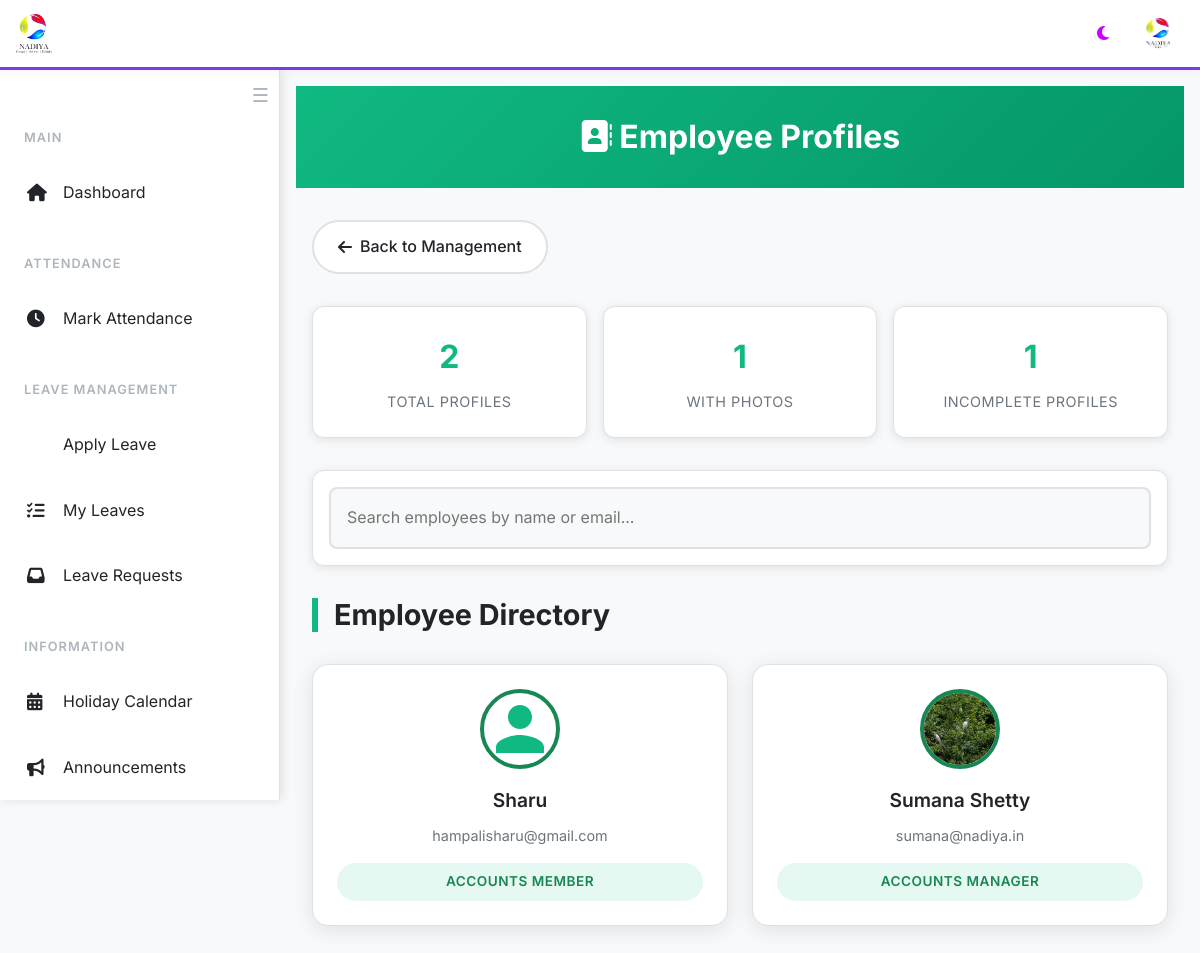
Page /create_user (signed in) on the committed database.
### website/models.py (models this page shows, shortened)
class User(db.Model, UserMixin):
    id = db.Column(db.Integer, primary_key=True)
    first_name = db.Column(db.String(150))
    last_name = db.Column(db.String(150))
    email = db.Column(db.String(150), unique=True, nullable=False)
    password = db.Column(db.String(512), nullable=False)
    earned =  db.Column(db.Float, default=0)
    medic = db.Column(db.Float, default=0)
    pay =  db.Column(db.Float, default=0)
    role = db.Column(db.String(150))
    probation = db.Column(db.Boolean, default = 0)
    photo = db.Column(db.String(150))
    documents = db.relationship('Document', backref='user', lazy=True)
    reset_token = db.Column(db.String(36), nullable=True)
    attendances = db.relationship('Attendance', backref='user', lazy=True)

### website/views.py (the view)
@views.route('/create_user', methods=['GET', 'POST'])
@login_required
def create_user():
    users = User.query.all()
    return render_template('create_user.html', users=users)

### website/templates/create_user.html (shortened to what this page needs)
{% extends "base.html" %}
{% block content %}
<div class="page-header">
    <div class="container">
        <h1><i class="fas fa-address-book"></i> Employee Profiles</h1>
    </div>
</div>
<div class="container">
    <a href="/misc-category" class="back-btn">
        <i class="fas fa-arrow-left"></i> Back to Management
    </a>
    {% if users %}
        <div class="stats-grid">
            <div class="stat-card">
                <div class="stat-number">{{ users|length }}</div>
                <div class="stat-label">Total Profiles</div>
            </div>
            <div class="stat-card">
                <div class="stat-number">{{ users|selectattr('photo')|list|length }}</div>
                <div class="stat-label">With Photos</div>
            </div>
            <div class="stat-card">
                <div class="stat-number">{{ users|length - users|selectattr('photo')|list|length }}</div>
                <div class="stat-label">Incomplete Profiles</div>
            </div>
        </div>
        <div class="search-container">
            <input type="text" class="search-input" id="searchInput" placeholder="Search employees by name or email...">
        </div>
        <div class="profiles-container">
            <h2 class="profiles-title">Employee Directory</h2>
            <div class="profiles-grid" id="profilesGrid">
                {% for user in users %}
                <div class="profile-card" data-name="{{ user.first_name.lower() }}" data-email="{{ user.email.lower() }}">
                    {% if user.photo %}
                        <img src="{{ url_for('views.uploaded_file', setname='photos', filename=user.photo) }}"
                             alt="Profile Photo" class="profile-avatar">
                    {% else %}
                        <img
                             alt="Default Avatar" class="profile-avatar">
                    {% endif %}
                    <a href="{{ url_for('views.profile', user_id=user.id) }}" class="profile-name">
                        {{ user.first_name.title() }}
                    </a>
                    <div class="profile-email">{{ user.email }}</div>
                    {% if user.role %}
                        <div class="profile-role">{{ user.role.replace('_', ' ').title() }}</div>
                    {% endif %}
                </div>
                {% endfor %}
            </div>
        </div>
    {% else %}
        <div class="no-profiles">
            <i class="fas fa-users-slash"></i>
            <p>No employee profiles found.</p>
        </div>
    {% endif %}
</div>
{% endblock %}

### website/templates/base.html (style rules this page uses)
:root { --bg-primary: #ffffff; --bg-secondary: #f8f9fa; --bg-tertiary: #e9ecef; --text-primary: #212529; --text-secondary: #6c757d; --text-muted: #adb5bd; --border-color: #dee2e6; --shadow: rgba(0, 0, 0, 0.1); --accent-primary: #0d6efd; --accent-secondary: #6f42c1; --success: #198754; --warning: #fd7e14; --danger: #dc3545; --info: #0dcaf0; --navbar-bg: #1a1d23; --sidebar-width: 280px; --sidebar-collapsed-width: 60px; }
* { margin: 0; padding: 0; box-sizing: border-box; }
body { font-family: 'Inter', sans-serif; background-color: var(--bg-secondary); color: var(--text-primary); line-height: 1.6; transition: all 0.3s ease; padding-top: 70px; }
:root { --header-bg: #ffffff; --header-text: #2d3748; --header-border: #7c3aed; --toggle-btn-color: #7c3aed; !important }
* { transition: background-color 0.3s ease, color 0.3s ease, border-color 0.3s ease; }

### website/templates/create_user.html (style rules this page uses)
.page-header { background: linear-gradient(135deg, #10b981, #059669); color: white; padding: 2rem 0; margin-bottom: 2rem; }
.page-header h1 { font-size: 2rem; font-weight: 700; margin: 0; text-align: center; }
.back-btn { background: var(--bg-primary); color: var(--text-primary); border: 2px solid var(--border-color); padding: 0.75rem 1.5rem; border-radius: 50px; text-decoration: none; font-weight: 500; transition: all 0.3s ease; display: inline-flex; align-items: center; margin-bottom: 2rem; }
.back-btn i { margin-right: 0.5rem; }
.profiles-container { max-width: 1200px; margin: 0 auto; }
.profiles-title { font-size: 1.8rem; font-weight: 700; color: var(--text-primary); margin-bottom: 2rem; text-align: center; border-left: 6px solid #10b981; padding-left: 1rem; display: inline-block; }
.profiles-grid { display: grid; grid-template-columns: repeat(auto-fill, minmax(300px, 1fr)); gap: 1.5rem; margin-bottom: 2rem; }
.profile-card { background: var(--bg-primary); border: 1px solid var(--border-color); border-radius: 16px; padding: 1.5rem; text-align: center; transition: all 0.3s ease; box-shadow: 0 4px 20px var(--shadow); position: relative; overflow: hidden; }
.profile-card::before { content: ''; position: absolute; top: 0; left: 0; right: 0; height: 4px; background: linear-gradient(90deg, #10b981, #059669); transform: scaleX(0); transition: transform 0.3s ease; }
.profile-avatar { width: 80px; height: 80px; border-radius: 50%; margin: 0 auto 1rem; border: 4px solid var(--success); object-fit: cover; transition: all 0.3s ease; }
.profile-name { font-size: 1.2rem; font-weight: 600; color: var(--text-primary); margin-bottom: 0.5rem; text-decoration: none; display: block; transition: all 0.3s ease; }
.profile-email { color: var(--text-secondary); font-size: 0.9rem; margin-bottom: 1rem; }
.profile-role { background: rgba(16, 185, 129, 0.1); color: var(--success); padding: 0.5rem 1rem; border-radius: 20px; font-size: 0.85rem; font-weight: 600; text-transform: uppercase; letter-spacing: 0.5px; }
.stats-grid { display: grid; grid-template-columns: repeat(auto-fit, minmax(200px, 1fr)); gap: 1rem; margin-bottom: 2rem; }
.stat-card { background: var(--bg-primary); border: 1px solid var(--border-color); border-radius: 12px; padding: 1.5rem; text-align: center; box-shadow: 0 2px 10px var(--shadow); }
.stat-number { font-size: 2rem; font-weight: 700; color: #10b981; margin-bottom: 0.5rem; }
.stat-label { color: var(--text-secondary); font-size: 0.9rem; text-transform: uppercase; letter-spacing: 0.5px; }
.search-container { background: var(--bg-primary); border-radius: 12px; padding: 1rem; margin-bottom: 2rem; box-shadow: 0 2px 10px var(--shadow); border: 1px solid var(--border-color); }
.search-input { width: 100%; padding: 1rem; border: 2px solid var(--border-color); border-radius: 8px; font-size: 1rem; color: var(--text-primary); background: var(--bg-secondary); transition: all 0.3s ease; }
.container { max-width: 1200px; margin: 0 auto; padding: 0 1rem; }

### rows in the picture
User: first_name "Sharu", email "hampalisharu@gmail.com", role.replace "ACCOUNTS MEMBER"
User: photo (picture), first_name "Sumana Shetty", email "sumana@nadiya.in", role.replace "ACCOUNTS MANAGER"

### other values in the picture
{{ users|length }} "2"
{{ users|selectattr('photo')|list|length }} "1"
{{ users|length - users|selectattr('photo')|list|length }} "1"
